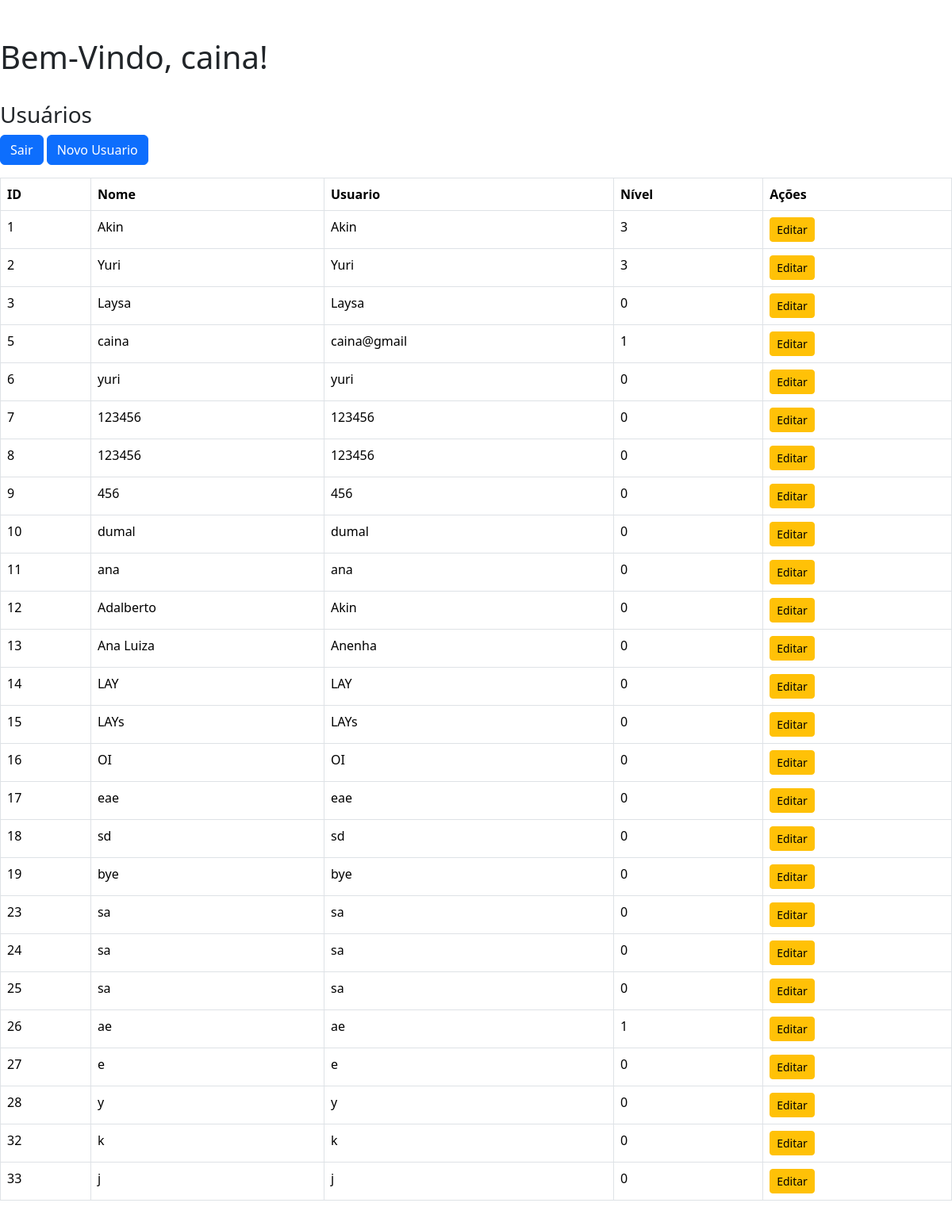
Page /NeuroBlogs/painel.php (signed in) on the committed database.
### tables this page shows
CREATE TABLE `usuarios` (
  `id` int(10) NOT NULL,
  `user` varchar(20) NOT NULL,
  `senha` varchar(100) NOT NULL,
  `nome` varchar(50) NOT NULL,
  `nivel` int(1) NOT NULL
);

### NeuroBlogs/painel.php (the view, shortened to what this page needs)
<?php
include "conexao.php";
?>
<!doctype html>
<html lang="pt-br">
  <head>
    <link href="https://cdn.jsdelivr.net/npm/bootstrap@5.3.6/dist/css/bootstrap.min.css" rel="stylesheet">
  </head>
  <body class="conteiner py-5">
    <h1>Bem-Vindo, <?= $_SESSION['usuario' ]?>!</h1><br>
      <h3>Usuários</h3>
      <a href="logout.php" class="btn btn-primary mb-3">Sair</a>
      <a href="registrar.php" class="btn btn-primary mb-3">Novo Usuario</a>
      <table class="table table-bordered">
        <thead><tr><th>ID</th><th>Nome</th><th>Usuario</th><th>Nível</th><th>Ações</th></tr></thead>
        <tbody>
          <?php
          $sql = "SELECT * FROM usuarios";
          $resultado = mysqli_query($conn, $sql);
          while ($linha = mysqli_fetch_assoc($resultado)) {
            echo "<tr>
                    <td>{$linha['id']}</td>
                    <td>{$linha['nome']}</td>
                    <td>{$linha['user']}</td>
                    <td>{$linha['nivel']}</td>
                    <td>
                        <a href='editar.php?id={$linha['id']}' class='btn btn-sm btn-warning'>Editar<a>
                    </td>
                   </tr>";
          }
          ?>
        </tbody>
      </table>
  </body>
</html>

### rows in the picture
usuarios: id "1", nome "Akin", user "Akin", nivel "3"
usuarios: id "2", nome "Yuri", user "Yuri", nivel "3"
usuarios: id "3", nome "Laysa", user "Laysa", nivel "0"
usuarios: id "5", nome "caina", user "caina@gmail", nivel "1"
usuarios: id "6", nome "yuri", user "yuri", nivel "0"
usuarios: id "7", nome "123456", user "123456", nivel "0"
usuarios: id "8", nome "123456", user "123456", nivel "0"
usuarios: id "9", nome "456", user "456", nivel "0"
usuarios: id "10", nome "dumal", user "dumal", nivel "0"
usuarios: id "11", nome "ana", user "ana", nivel "0"
usuarios: id "12", nome "Adalberto", user "Akin", nivel "0"
usuarios: id "13", nome "Ana Luiza", user "Anenha", nivel "0"
usuarios: id "14", nome "LAY", user "LAY", nivel "0"
usuarios: id "15", nome "LAYs", user "LAYs", nivel "0"
usuarios: id "16", nome "OI", user "OI", nivel "0"
usuarios: id "17", nome "eae", user "eae", nivel "0"
usuarios: id "18", nome "sd", user "sd", nivel "0"
usuarios: id "19", nome "bye", user "bye", nivel "0"
usuarios: id "23", nome "sa", user "sa", nivel "0"
usuarios: id "24", nome "sa", user "sa", nivel "0"
usuarios: id "25", nome "sa", user "sa", nivel "0"
usuarios: id "26", nome "ae", user "ae", nivel "1"
usuarios: id "27", nome "e", user "e", nivel "0"
usuarios: id "28", nome "y", user "y", nivel "0"
usuarios: id "32", nome "k", user "k", nivel "0"
usuarios: id "33", nome "j", user "j", nivel "0"

### other values in the picture
$_SESSION['usuario' ] "caina"
